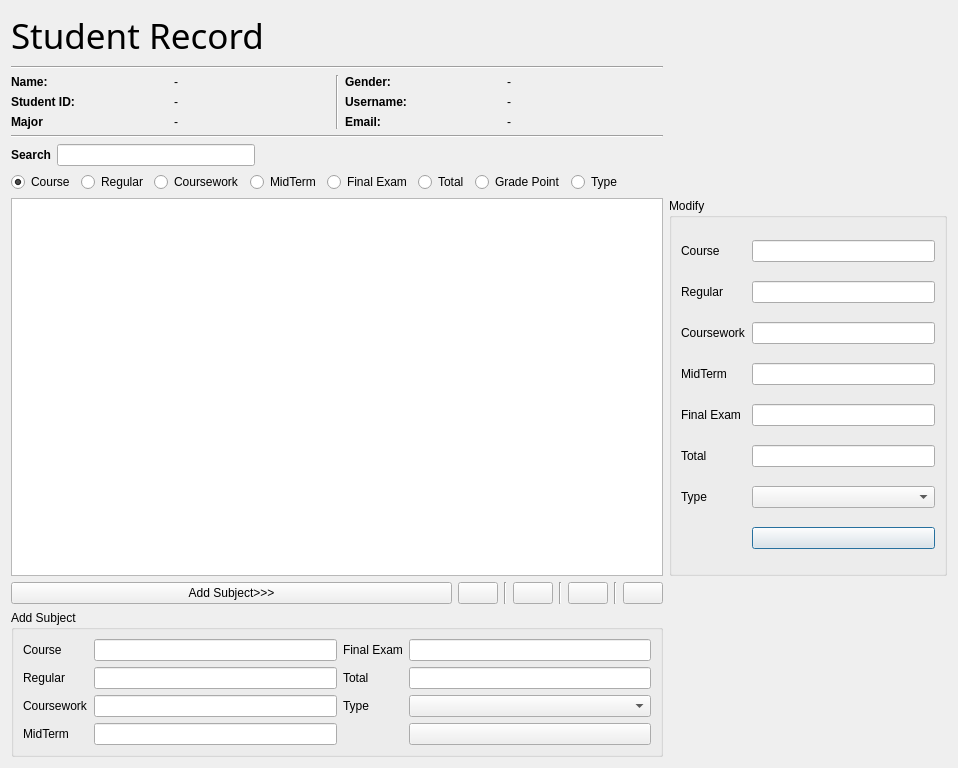
<?xml version="1.0" encoding="UTF-8"?>
<ui version="4.0">
 <class>ViewStudent</class>
 <widget class="QDialog" name="ViewStudent">
  <property name="geometry">
   <rect>
    <x>0</x>
    <y>0</y>
    <width>958</width>
    <height>768</height>
   </rect>
  </property>
  <property name="windowTitle">
   <string>Dialog</string>
  </property>
  <layout class="QGridLayout" name="gridLayout_2">
   <item row="6" column="8">
    <widget class="QGroupBox" name="groupBox_modify">
     <property name="title">
      <string>Modify</string>
     </property>
     <layout class="QGridLayout" name="gridLayout">
      <item row="0" column="1">
       <widget class="QLineEdit" name="lineEdit_editCourse"/>
      </item>
      <item row="0" column="0">
       <widget class="QLabel" name="label">
        <property name="text">
         <string>Course</string>
        </property>
       </widget>
      </item>
      <item row="1" column="1">
       <widget class="QLineEdit" name="lineEdit_editRegular"/>
      </item>
      <item row="1" column="0">
       <widget class="QLabel" name="label_2">
        <property name="text">
         <string>Regular</string>
        </property>
       </widget>
      </item>
      <item row="5" column="0">
       <widget class="QLabel" name="label_9">
        <property name="text">
         <string>Total</string>
        </property>
       </widget>
      </item>
      <item row="5" column="1">
       <widget class="QLineEdit" name="lineEdit_editTotal"/>
      </item>
      <item row="2" column="1">
       <widget class="QLineEdit" name="lineEdit_editCoursework"/>
      </item>
      <item row="2" column="0">
       <widget class="QLabel" name="label_3">
        <property name="text">
         <string>Coursework</string>
        </property>
       </widget>
      </item>
      <item row="4" column="0">
       <widget class="QLabel" name="label_8">
        <property name="text">
         <string>Final Exam</string>
        </property>
       </widget>
      </item>
      <item row="3" column="0">
       <widget class="QLabel" name="label_4">
        <property name="text">
         <string>MidTerm</string>
        </property>
       </widget>
      </item>
      <item row="3" column="1">
       <widget class="QLineEdit" name="lineEdit_editMidterm"/>
      </item>
      <item row="4" column="1">
       <widget class="QLineEdit" name="lineEdit_editFinalExam"/>
      </item>
      <item row="6" column="0">
       <widget class="QLabel" name="label_6">
        <property name="text">
         <string>Type</string>
        </property>
       </widget>
      </item>
      <item row="7" column="1">
       <widget class="QPushButton" name="pushButton_edit_save">
        <property name="text">
         <string/>
        </property>
        <property name="icon">
         <iconset resource="resources.qrc">
          <normaloff>:/resource/img/save.png</normaloff>:/resource/img/save.png</iconset>
        </property>
        <property name="iconSize">
         <size>
          <width>30</width>
          <height>25</height>
         </size>
        </property>
       </widget>
      </item>
      <item row="6" column="1">
       <widget class="QComboBox" name="comboBox_editType"/>
      </item>
     </layout>
    </widget>
   </item>
   <item row="7" column="0">
    <widget class="QPushButton" name="pushButton_addSubject">
     <property name="text">
      <string>Add Subject&gt;&gt;&gt;</string>
     </property>
    </widget>
   </item>
   <item row="7" column="2">
    <widget class="Line" name="line_3">
     <property name="orientation">
      <enum>Qt::Vertical</enum>
     </property>
    </widget>
   </item>
   <item row="0" column="0">
    <widget class="QLabel" name="label_7">
     <property name="font">
      <font>
       <family>Bebas Neue</family>
       <pointsize>26</pointsize>
      </font>
     </property>
     <property name="text">
      <string>Student Record</string>
     </property>
    </widget>
   </item>
   <item row="1" column="0" colspan="8">
    <widget class="Line" name="line_2">
     <property name="orientation">
      <enum>Qt::Horizontal</enum>
     </property>
    </widget>
   </item>
   <item row="3" column="0" colspan="8">
    <widget class="Line" name="line">
     <property name="orientation">
      <enum>Qt::Horizontal</enum>
     </property>
    </widget>
   </item>
   <item row="4" column="0">
    <layout class="QHBoxLayout" name="horizontalLayout_2">
     <item>
      <layout class="QHBoxLayout" name="horizontalLayout_12">
       <item>
        <widget class="QLabel" name="label_5">
         <property name="font">
          <font>
           <weight>75</weight>
           <bold>true</bold>
          </font>
         </property>
         <property name="text">
          <string>Search</string>
         </property>
        </widget>
       </item>
       <item>
        <widget class="QLineEdit" name="lineEdit_search"/>
       </item>
       <item>
        <spacer name="horizontalSpacer_2">
         <property name="orientation">
          <enum>Qt::Horizontal</enum>
         </property>
         <property name="sizeHint" stdset="0">
          <size>
           <width>40</width>
           <height>20</height>
          </size>
         </property>
        </spacer>
       </item>
      </layout>
     </item>
    </layout>
   </item>
   <item row="0" column="8" rowspan="6">
    <widget class="QLabel" name="label_11">
     <property name="styleSheet">
      <string notr="true">image: url(:/resource/img/logo.png);</string>
     </property>
     <property name="text">
      <string/>
     </property>
    </widget>
   </item>
   <item row="7" column="1">
    <widget class="QPushButton" name="pushButton_displayAll">
     <property name="text">
      <string/>
     </property>
     <property name="icon">
      <iconset resource="resources.qrc">
       <normaloff>:/resource/img/display all.png</normaloff>:/resource/img/display all.png</iconset>
     </property>
     <property name="iconSize">
      <size>
       <width>30</width>
       <height>30</height>
      </size>
     </property>
    </widget>
   </item>
   <item row="2" column="0" colspan="8">
    <layout class="QHBoxLayout" name="horizontalLayout_17">
     <item>
      <layout class="QVBoxLayout" name="verticalLayout_5">
       <item>
        <layout class="QHBoxLayout" name="horizontalLayout_18">
         <item>
          <widget class="QLabel" name="label_29">
           <property name="font">
            <font>
             <weight>75</weight>
             <bold>true</bold>
            </font>
           </property>
           <property name="text">
            <string>Name:</string>
           </property>
          </widget>
         </item>
         <item>
          <widget class="QLabel" name="label_fullname">
           <property name="text">
            <string>-</string>
           </property>
          </widget>
         </item>
        </layout>
       </item>
       <item>
        <layout class="QHBoxLayout" name="horizontalLayout_19">
         <item>
          <widget class="QLabel" name="label_30">
           <property name="font">
            <font>
             <weight>75</weight>
             <bold>true</bold>
            </font>
           </property>
           <property name="text">
            <string>Student ID:</string>
           </property>
          </widget>
         </item>
         <item>
          <widget class="QLabel" name="label_studentId">
           <property name="text">
            <string>-</string>
           </property>
          </widget>
         </item>
        </layout>
       </item>
       <item>
        <layout class="QHBoxLayout" name="horizontalLayout_20">
         <item>
          <widget class="QLabel" name="label_31">
           <property name="font">
            <font>
             <weight>75</weight>
             <bold>true</bold>
            </font>
           </property>
           <property name="text">
            <string>Major</string>
           </property>
          </widget>
         </item>
         <item>
          <widget class="QLabel" name="label_major">
           <property name="text">
            <string>-</string>
           </property>
          </widget>
         </item>
        </layout>
       </item>
      </layout>
     </item>
     <item>
      <widget class="Line" name="line_4">
       <property name="orientation">
        <enum>Qt::Vertical</enum>
       </property>
      </widget>
     </item>
     <item>
      <layout class="QVBoxLayout" name="verticalLayout_6">
       <item>
        <layout class="QHBoxLayout" name="horizontalLayout_21">
         <item>
          <widget class="QLabel" name="label_32">
           <property name="font">
            <font>
             <weight>75</weight>
             <bold>true</bold>
            </font>
           </property>
           <property name="text">
            <string>Gender:</string>
           </property>
          </widget>
         </item>
         <item>
          <widget class="QLabel" name="label_gender">
           <property name="text">
            <string>-</string>
           </property>
          </widget>
         </item>
        </layout>
       </item>
       <item>
        <layout class="QHBoxLayout" name="horizontalLayout_22">
         <item>
          <widget class="QLabel" name="label_33">
           <property name="font">
            <font>
             <weight>75</weight>
             <bold>true</bold>
            </font>
           </property>
           <property name="text">
            <string>Username:</string>
           </property>
          </widget>
         </item>
         <item>
          <widget class="QLabel" name="label_username_2">
           <property name="text">
            <string>-</string>
           </property>
          </widget>
         </item>
        </layout>
       </item>
       <item>
        <layout class="QHBoxLayout" name="horizontalLayout_23">
         <item>
          <widget class="QLabel" name="label_34">
           <property name="font">
            <font>
             <weight>75</weight>
             <bold>true</bold>
            </font>
           </property>
           <property name="text">
            <string>Email:</string>
           </property>
          </widget>
         </item>
         <item>
          <widget class="QLabel" name="label_email">
           <property name="text">
            <string>-</string>
           </property>
          </widget>
         </item>
        </layout>
       </item>
      </layout>
     </item>
    </layout>
   </item>
   <item row="7" column="5">
    <widget class="QPushButton" name="pushButton_delete">
     <property name="text">
      <string/>
     </property>
     <property name="icon">
      <iconset resource="resources.qrc">
       <normaloff>:/resource/img/delete all.png</normaloff>:/resource/img/delete all.png</iconset>
     </property>
     <property name="iconSize">
      <size>
       <width>30</width>
       <height>30</height>
      </size>
     </property>
    </widget>
   </item>
   <item row="6" column="0" colspan="8">
    <widget class="QTableView" name="tableView_studentResult"/>
   </item>
   <item row="7" column="4">
    <widget class="Line" name="line_5">
     <property name="orientation">
      <enum>Qt::Vertical</enum>
     </property>
    </widget>
   </item>
   <item row="5" column="0" colspan="8">
    <layout class="QHBoxLayout" name="horizontalLayout">
     <item>
      <widget class="QRadioButton" name="radioButton_course">
       <property name="text">
        <string>Course</string>
       </property>
       <property name="checked">
        <bool>true</bool>
       </property>
      </widget>
     </item>
     <item>
      <widget class="QRadioButton" name="radioButton_regular">
       <property name="text">
        <string>Regular</string>
       </property>
      </widget>
     </item>
     <item>
      <widget class="QRadioButton" name="radioButton_coursework">
       <property name="text">
        <string>Coursework</string>
       </property>
      </widget>
     </item>
     <item>
      <widget class="QRadioButton" name="radioButton_midTerm">
       <property name="text">
        <string>MidTerm</string>
       </property>
      </widget>
     </item>
     <item>
      <widget class="QRadioButton" name="radioButton_finalExam">
       <property name="text">
        <string>Final Exam</string>
       </property>
      </widget>
     </item>
     <item>
      <widget class="QRadioButton" name="radioButton_total">
       <property name="text">
        <string>Total</string>
       </property>
      </widget>
     </item>
     <item>
      <widget class="QRadioButton" name="radioButton_gradePoint">
       <property name="text">
        <string>Grade Point</string>
       </property>
      </widget>
     </item>
     <item>
      <widget class="QRadioButton" name="radioButton_type">
       <property name="text">
        <string>Type</string>
       </property>
      </widget>
     </item>
     <item>
      <spacer name="horizontalSpacer">
       <property name="orientation">
        <enum>Qt::Horizontal</enum>
       </property>
       <property name="sizeHint" stdset="0">
        <size>
         <width>40</width>
         <height>20</height>
        </size>
       </property>
      </spacer>
     </item>
    </layout>
   </item>
   <item row="7" column="7">
    <widget class="QPushButton" name="pushButton_back">
     <property name="text">
      <string/>
     </property>
     <property name="icon">
      <iconset resource="resources.qrc">
       <normaloff>:/resource/img/back.png</normaloff>:/resource/img/back.png</iconset>
     </property>
     <property name="iconSize">
      <size>
       <width>30</width>
       <height>30</height>
      </size>
     </property>
    </widget>
   </item>
   <item row="7" column="3">
    <widget class="QPushButton" name="pushButton_print">
     <property name="text">
      <string/>
     </property>
     <property name="icon">
      <iconset resource="resources.qrc">
       <normaloff>:/resource/img/print.png</normaloff>:/resource/img/print.png</iconset>
     </property>
     <property name="iconSize">
      <size>
       <width>30</width>
       <height>30</height>
      </size>
     </property>
    </widget>
   </item>
   <item row="7" column="6">
    <widget class="Line" name="line_6">
     <property name="orientation">
      <enum>Qt::Vertical</enum>
     </property>
    </widget>
   </item>
   <item row="8" column="0" colspan="8">
    <widget class="QGroupBox" name="groupBox_addSubject">
     <property name="title">
      <string>Add Subject</string>
     </property>
     <layout class="QGridLayout" name="gridLayout_4">
      <item row="1" column="0">
       <widget class="QLabel" name="label_17">
        <property name="text">
         <string>Regular</string>
        </property>
       </widget>
      </item>
      <item row="0" column="0">
       <widget class="QLabel" name="label_10">
        <property name="text">
         <string>Course</string>
        </property>
       </widget>
      </item>
      <item row="0" column="2">
       <widget class="QLabel" name="label_16">
        <property name="text">
         <string>Final Exam</string>
        </property>
       </widget>
      </item>
      <item row="1" column="1">
       <widget class="QLineEdit" name="lineEdit_addRegular"/>
      </item>
      <item row="2" column="1">
       <widget class="QLineEdit" name="lineEdit_addCoursework"/>
      </item>
      <item row="0" column="1">
       <widget class="QLineEdit" name="lineEdit_addCourse"/>
      </item>
      <item row="1" column="2">
       <widget class="QLabel" name="label_18">
        <property name="text">
         <string>Total</string>
        </property>
       </widget>
      </item>
      <item row="0" column="3">
       <widget class="QLineEdit" name="lineEdit_addFinalExam"/>
      </item>
      <item row="3" column="1">
       <widget class="QLineEdit" name="lineEdit_addMidterm"/>
      </item>
      <item row="3" column="0">
       <widget class="QLabel" name="label_21">
        <property name="text">
         <string>MidTerm</string>
        </property>
       </widget>
      </item>
      <item row="2" column="0">
       <widget class="QLabel" name="label_19">
        <property name="text">
         <string>Coursework</string>
        </property>
       </widget>
      </item>
      <item row="1" column="3">
       <widget class="QLineEdit" name="lineEdit_addTotal"/>
      </item>
      <item row="2" column="2">
       <widget class="QLabel" name="label_22">
        <property name="text">
         <string>Type</string>
        </property>
       </widget>
      </item>
      <item row="2" column="3">
       <widget class="QComboBox" name="comboBox_addType"/>
      </item>
      <item row="3" column="3">
       <widget class="QPushButton" name="pushButton_addingSubject">
        <property name="text">
         <string/>
        </property>
        <property name="icon">
         <iconset resource="resources.qrc">
          <normaloff>:/resource/img/add.png</normaloff>:/resource/img/add.png</iconset>
        </property>
        <property name="iconSize">
         <size>
          <width>30</width>
          <height>25</height>
         </size>
        </property>
       </widget>
      </item>
     </layout>
    </widget>
   </item>
  </layout>
 </widget>
 <tabstops>
  <tabstop>lineEdit_search</tabstop>
  <tabstop>lineEdit_editCourse</tabstop>
  <tabstop>lineEdit_editRegular</tabstop>
  <tabstop>lineEdit_editCoursework</tabstop>
  <tabstop>lineEdit_editMidterm</tabstop>
  <tabstop>lineEdit_editFinalExam</tabstop>
  <tabstop>lineEdit_editTotal</tabstop>
  <tabstop>comboBox_editType</tabstop>
  <tabstop>pushButton_edit_save</tabstop>
  <tabstop>lineEdit_addCourse</tabstop>
  <tabstop>lineEdit_addRegular</tabstop>
  <tabstop>lineEdit_addCoursework</tabstop>
  <tabstop>lineEdit_addMidterm</tabstop>
  <tabstop>lineEdit_addFinalExam</tabstop>
  <tabstop>lineEdit_addTotal</tabstop>
  <tabstop>comboBox_addType</tabstop>
  <tabstop>pushButton_addingSubject</tabstop>
  <tabstop>tableView_studentResult</tabstop>
  <tabstop>pushButton_addSubject</tabstop>
  <tabstop>pushButton_delete</tabstop>
  <tabstop>pushButton_back</tabstop>
  <tabstop>pushButton_print</tabstop>
  <tabstop>pushButton_displayAll</tabstop>
  <tabstop>radioButton_course</tabstop>
  <tabstop>radioButton_regular</tabstop>
  <tabstop>radioButton_coursework</tabstop>
  <tabstop>radioButton_midTerm</tabstop>
  <tabstop>radioButton_finalExam</tabstop>
  <tabstop>radioButton_total</tabstop>
  <tabstop>radioButton_gradePoint</tabstop>
  <tabstop>radioButton_type</tabstop>
 </tabstops>
 <resources>
  <include location="resources.qrc"/>
 </resources>
 <connections/>
</ui>
